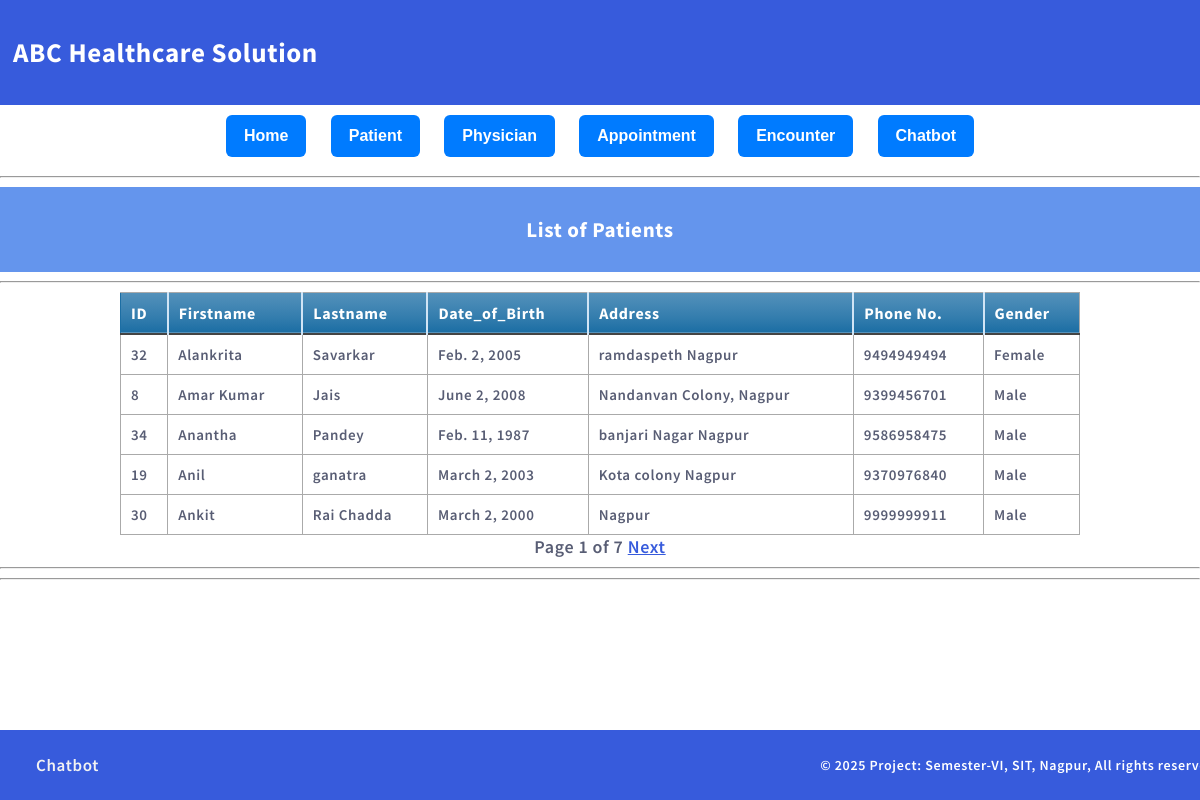
The app's page /patients/ with its own data.
### members/models.py (models this page shows, shortened)
class Patient(models.Model):
    firstname=models.CharField(max_length=255)
    lastname=models.CharField(max_length=255)
    dob=models.DateField(null=True)
    add=models.CharField(max_length=500)
    phone=models.IntegerField(null=True)
    gender = models.CharField(max_length=10, choices=[('Male', 'Male'), ('Female', 'Female'), ('Other', 'Other')], null=True, blank=True)  # New field

### members/views.py (the view)
# urls.py: path('patients/', views.patients, name='patients'),
def patients(request):       # this will list all patient
    mypatients=Patient.objects.all().order_by('firstname', 'lastname').values()
    paginator=Paginator(mypatients,5) #show 5 patients per page
    page_number=request.GET.get('page')
    page_obj=paginator.get_page(page_number)
    context={
                'mypatients':page_obj,
            }
    return render(request,'all_patients.html', context)

### members/templates/all_patients.html (shortened to what this page needs)
{% extends "master.html" %}
{% block content %}
<div style="background-color: cornflowerblue;padding-top:5px; padding-bottom:5px;color:white;">
    <table style="width:100%;"><tr><td style="width:30%;"></td><td style="width:40%;text-align:center"><h3>List of Patients</h3></td><td style="widht:30%; text-align:center;">
</td></tr></table>
</div>
<hr>
<center>
    <div>
    <table class="blueTable" style="width:80%">
    <thead class="blueTable">
    <tr>
    <th>ID</th>
    <th>Firstname</th>
    <th>Lastname</th>
    <th>Date_of_Birth</th>
    <th>Address</th>
    <th>Phone No. </th>
    <th>Gender</th>
    </tr>
    </thead>
    <tbody>
     {% for x in mypatients %}
        <tr>
        <td onclick="window.location = 'patientdetails/{{ x.id }}'">{{ x.id }}</td>
           <td>{{ x.firstname }}</td>
            <td>{{x.lastname}}</td>
            <td>{{x.dob}}</td>
            <td>{{x.add}}</td>
            <td>{{x.phone}}</td>
            <td>{{x.gender}}</td>
        </tr>
      {% endfor %}
        </tbody>
    </table>
        <div class="pagination">
        <span>Page {{ mypatients.number }} of {{ mypatients.paginator.num_pages }}</span>
        {% if mypatients.has_next %}
            <a href="?page={{ mypatients.next_page_number }}">Next</a>
        {% endif %}
    </div>
    </div>
</center>
{% endblock %}
{% block message %}
<hr>
<hr>
{% endblock %}

### mystaticfiles/mystyles.css (style rules this page uses)
body { margin:0; font: 600 18px 'Source Sans Pro', sans-serif; letter-spacing: 0.64px; color: #585d74; }
a:link, a:visited { color: #375BDC; }
table.blueTable { border: 1px solid #1C6EA4; background-color: White; width: 80%; text-align: left; border-collapse: collapse; }
table.blueTable td, table.blueTable th { border: 1px solid #AAAAAA; padding: 10px 10px; margin:5px; font-size:15px; }
table.blueTable tbody td { font-size: 15px; }
table.blueTable tr:nth-child(even) { background: White; }
table.blueTable thead { background: #1C6EA4; background: -moz-linear-gradient(top, #5592bb 0%, #327cad 66%, #1C6EA4 100%); background: -webkit-linear-gradient(top, #5592bb 0%, #327cad 66%, #1C6EA4 100%); background: linear-gradient(to bottom, #5592bb 0%, #327cad 66%, #1C6EA4 100%); border-bottom: 2px solid #444444; }
table.blueTable thead th { font-size: 16px; font-weight: bold; color: #FFFFFF; border-left: 2px solid #D0E4F5; }
table.blueTable thead th:first-child { border-left: none; }

### records on screen
Patient: id "32", firstname "Alankrita", lastname "Savarkar", dob "Feb. 2, 2005", add "ramdaspeth Nagpur", phone "9494949494", gender "Female"
Patient: id "8", firstname "Amar Kumar", lastname "Jais", dob "June 2, 2008", add "Nandanvan Colony, Nagpur", phone "9399456701", gender "Male"
Patient: id "34", firstname "Anantha", lastname "Pandey", dob "Feb. 11, 1987", add "banjari Nagar Nagpur", phone "9586958475", gender "Male"
Patient: id "19", firstname "Anil", lastname "ganatra", dob "March 2, 2003", add "Kota colony Nagpur", phone "9370976840", gender "Male"
Patient: id "30", firstname "Ankit", lastname "Rai Chadda", dob "March 2, 2000", add "Nagpur", phone "9999999911", gender "Male"

### other values on screen
{{ mypatients.number }} "1"
{{ mypatients.paginator.num_pages }} "7"
